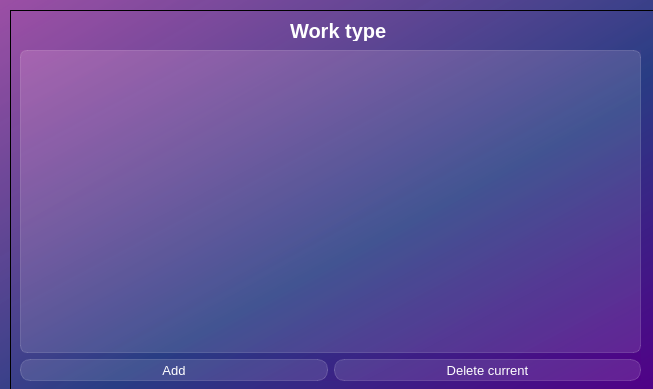
<?xml version="1.0" encoding="UTF-8"?>
<ui version="4.0">
 <class>Dialog</class>
 <widget class="QDialog" name="Dialog">
  <property name="geometry">
   <rect>
    <x>0</x>
    <y>0</y>
    <width>653</width>
    <height>389</height>
   </rect>
  </property>
  <property name="windowTitle">
   <string>Dialog</string>
  </property>
  <property name="styleSheet">
   <string notr="true">background-color: qlineargradient(spread:pad, x1:1, y1:1, x2:0, y2:0, stop:0 rgba(81, 0, 135, 255), stop:0.427447 rgba(41, 61, 132, 235), stop:1 rgba(155, 79, 165, 255));
</string>
  </property>
  <widget class="QFrame" name="frame">
   <property name="geometry">
    <rect>
     <x>10</x>
     <y>10</y>
     <width>651</width>
     <height>381</height>
    </rect>
   </property>
   <property name="styleSheet">
    <string notr="true">background-color: qlineargradient(spread:pad, x1:1, y1:1, x2:0, y2:0, stop:0 rgba(81, 0, 135, 255), stop:0.427447 rgba(41, 61, 132, 235), stop:1 rgba(155, 79, 165, 255));</string>
   </property>
   <property name="frameShape">
    <enum>QFrame::StyledPanel</enum>
   </property>
   <property name="frameShadow">
    <enum>QFrame::Raised</enum>
   </property>
   <widget class="QLabel" name="label">
    <property name="geometry">
     <rect>
      <x>280</x>
      <y>10</y>
      <width>131</width>
      <height>21</height>
     </rect>
    </property>
    <property name="styleSheet">
     <string notr="true">color: white;
font-weight: bold;
font-size: 15pt;
background-color: none;
border: none;</string>
    </property>
    <property name="text">
     <string>Work type</string>
    </property>
   </widget>
   <widget class="QWidget" name="layoutWidget">
    <property name="geometry">
     <rect>
      <x>10</x>
      <y>40</y>
      <width>621</width>
      <height>331</height>
     </rect>
    </property>
    <layout class="QVBoxLayout" name="verticalLayout">
     <item>
      <widget class="QTableView" name="tableView">
       <property name="styleSheet">
        <string notr="true">QTableView {
background-color: rgba(255, 255, 255, 30);
border: 1px solid rgba(255, 255, 255, 40);
border-radius: 7px;
}

QTableView::section {
background-color: rgba(53, 53, 53);
color: white;
border: none;
height: 50px;
font-size: 14pt;
}

QTableView::item {
border-style: none;
border: 1px solid rgba(255, 255, 255, 40);
}

QTableView::item:selected {
border: none;
color: rgba(255, 255, 255);
background-color: rgba(255, 255, 255, 50);
}</string>
       </property>
       <property name="verticalScrollBarPolicy">
        <enum>Qt::ScrollBarAlwaysOff</enum>
       </property>
       <property name="horizontalScrollBarPolicy">
        <enum>Qt::ScrollBarAlwaysOff</enum>
       </property>
       <property name="showGrid">
        <bool>false</bool>
       </property>
       <attribute name="horizontalHeaderDefaultSectionSize">
        <number>135</number>
       </attribute>
      </widget>
     </item>
     <item>
      <layout class="QHBoxLayout" name="horizontalLayout">
       <item>
        <widget class="QPushButton" name="btn_new_des_off">
         <property name="styleSheet">
          <string notr="true">QPushButton {
color: white;
background-color: rgba(255, 255, 255, 30);
border: 1px solid rgba(255, 255, 255, 40);
border-radius: 10px;
width: 50px;
height: 20px;
font: 10pt;
}

QPushButton:hover {
color: black;
background-color: rgba(0, 0, 0, 30);
border: 1px solid rgba(0, 0, 0, 40);
}

QPushButton:pressed {
color: black;
background-color: rgba(0, 0, 0, 80);
border: 1px solid rgba(0, 0, 0, 90);
}</string>
         </property>
         <property name="text">
          <string>Add</string>
         </property>
        </widget>
       </item>
       <item>
        <widget class="QPushButton" name="btn_delete_des_off">
         <property name="styleSheet">
          <string notr="true">QPushButton {
color: white;
background-color: rgba(255, 255, 255, 30);
border: 1px solid rgba(255, 255, 255, 40);
border-radius: 10px;
width: 50px;
height: 20px;
font: 10pt;
}

QPushButton:hover {
color: black;
background-color: rgba(255, 0, 0, 50);
border: 1px solid rgba(255, 0, 0, 60);
}

QPushButton:pressed {
color: black;
background-color: rgba(255, 0, 0, 90);
border: 1px solid rgba(255, 0, 0, 100);
}</string>
         </property>
         <property name="text">
          <string>Delete current</string>
         </property>
        </widget>
       </item>
      </layout>
     </item>
    </layout>
   </widget>
  </widget>
 </widget>
 <resources/>
 <connections/>
</ui>
